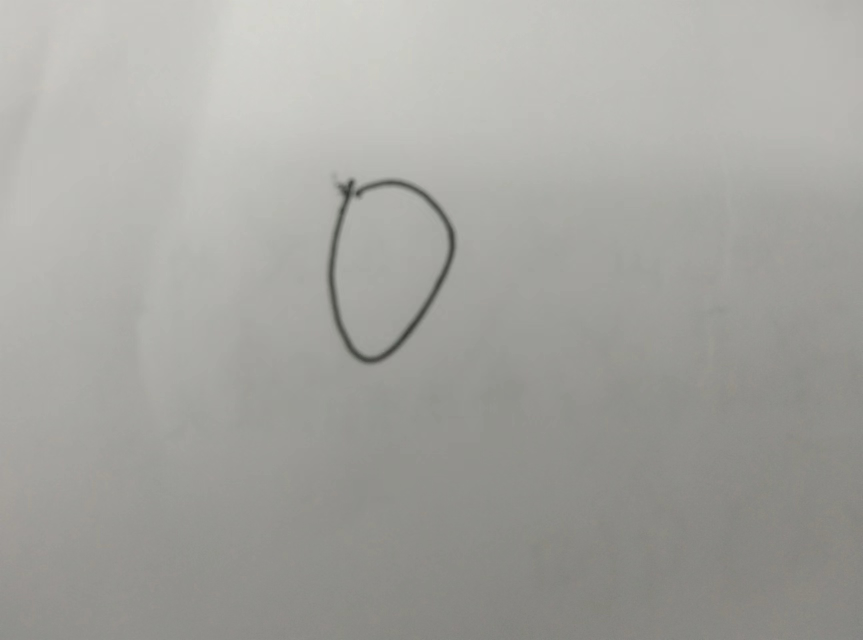
#> input picture autoaim_alpha/autoaim_alpha/olessons/multiclassification/test/0.jpg, 1726 x 1280 px (shown at 1/2 size)
$ python -i img_operation.py   (imports and definitions only)   (older library calls are emulated)
#> lines starting #> are read from the running program, lines starting #| are printed output that depends on the picture; after the words box and inside, x2 and y2 are one past the last pixel; in counts of white or black regions, pixels touching at a corner belong together
### os_op/os_operation.py
import os
from threading import Thread
from time import sleep,ctime
import time

from datetime import datetime
import gzip
from tqdm import tqdm
from typing import Optional,Union
# [14 lines left out: function regular_name, not called in this run]


def get_name(path:str='forget.txt')->str:
    a=os.path.basename(path)
    b=os.path.splitext(path)[1]
    return a[:len(a)-len(b)]


# [179 lines left out: functions copy_function, traverse, make_packs, work, multi_work, get_current_datetime and 4 more, not called in this run]

def change_ext_only(path:str,ext_new:str = '.ttt')->str:
    base,ext = os.path.splitext(path)
    return f'{base}{ext_new}'

### autoaim_alpha/autoaim_alpha/os_op/decorator.py
import time

def timing(circle_times:int = 1, if_show_total:bool = False):
    """This is a timing decorator factory
    Return:list
        If circle_times is 1, then return[ result of ori_func, elapsed_time]
        Elif circle_times bigger than 1, then return [last result of ori_func, average elapsed_time]
    """

    def decorator(func):
        # [12 lines left out: function inner, not called in this run]
        return inner
    return decorator

### img/img_operation.py
import cv2
import os
import numpy as np
from threading import Thread
from time import sleep,ctime
import random
import matplotlib.pyplot as plt
import math
import sys
sys.path.append('..')
import os_op.os_operation as oso
from os_op.decorator import *
from typing import Optional,Union
#yuv_range:
#red:152-255,v
#blue:145-255,u

PRESS_ESC=(cv2.waitKey(1) & 0xFF ==27)
#> (key Esc is pressed here)
RED_PATH='/home/liyuxuan/vscode/res/armor/armorred.png'
# [401 lines left out: functions target_find, find_armor_beta, pre_process, find_big_rec_plus, find_big_rec, draw_big_rec and 9 more, not called in this run]

###################################################################
def gray_guss(image):
    image = cv2.GaussianBlur(image, (3, 3), 0)
    gray_image = cv2.cvtColor(image, cv2.COLOR_RGB2GRAY)
    return gray_image

# [10 lines left out: function get_edgebin2, not called in this run]

def get_edgebin1(ori_img:np.ndarray)->np.ndarray:
    '''by sobel'''
    img_copy=ori_img.copy()
    img_gray=gray_guss(img_copy)
    sobel_x=cv2.Sobel(img_gray,cv2.CV_16S,1,0,ksize=3)
    sobel_y=cv2.Sobel(img_gray,cv2.CV_16S,0,1,ksize=3)
    sobel_x=cv2.convertScaleAbs(sobel_x)
    sobel_y=cv2.convertScaleAbs(sobel_y)
    img_sobel=cv2.addWeighted(sobel_x,0.5,sobel_y,0.5,0)
    img_sobel=cv2.GaussianBlur(img_sobel,(3,3),1)
    ret,img_thresh=cv2.threshold(img_sobel,0,255,cv2.THRESH_OTSU)
    img_thresh=cv2.medianBlur(img_thresh,5)
    ker_rec=cv2.getStructuringElement(cv2.MORPH_RECT,(10,10))
    img_close=cv2.morphologyEx(img_thresh,cv2.MORPH_CLOSE,ker_rec,iterations=1)

    img_edge_bin=cv2.medianBlur(img_close,5)
    return img_edge_bin
################################################################3
# [103 lines left out: functions make_edge, draw_cont, make_cont, getframe_info, readframe, readframe_pro, not called in this run]


def find_inorder(points_list:list)->list:
    for i in range(3):
        if points_list[i][0]>points_list[i+1][0]:
            points_list[i],points_list[i+1]=points_list[i+1],points_list[i]
    if points_list[0][1]<points_list[1][1]:
        points_list[0],points_list[1]=points_list[1],points_list[0]
    if points_list[2][1]<points_list[3][1]:
        points_list[2],points_list[3]=points_list[3],points_list[2]
    points_list[1],points_list[2]=points_list[2],points_list[1]
    return points_list


#1000,max3,max2 is best up to now
def make_findcont_transform(abs_path:str,out_path:str,fmt:str='png',thr_area:int=1000):
    p_list = []
    dst_point = (1000, 1000)
    img=cv2.imread(abs_path)
    img_size_yx=(img.shape[0],img.shape[1])
    img2=img.copy()
    ori_name=oso.get_name(abs_path)
    edge_bin=get_edgebin1(img)
    rec_points=[]
    conts,arrs=cv2.findContours(edge_bin,cv2.RETR_TREE,cv2.CHAIN_APPROX_NONE)
    for i in conts:
        area=cv2.contourArea(i)
        if area>thr_area:
            rec_points.append(getrec_info(i)[4])
    if len(rec_points)==0:
        wid=img_size_yx[1]
        hei=img_size_yx[0]
        x1=random.randint(0,wid//3)
        y1=random.randint(0,hei//3)
        x2=random.randint(wid-wid//3,wid-1)
        y2=random.randint(0,hei//3)
        x3=random.randint(0,wid//3)
        y3=random.randint(hei-hei//3,hei-1)
        x4=random.randint(wid-wid//3,wid-1)
        y4=random.randint(hei-hei//3,hei-1)
        p_list =[[x1,y1],[x2,y2],[x3,y3],[x4,y4]]
    elif len(rec_points)==1:

        p_list= [rec_points[0][0],rec_points[0][1],rec_points[0][3],rec_points[0][2]]
        p_list=find_inorder(p_list)
    elif len(rec_points)>1:
        area_list=[]
        for i in rec_points:
            area_list.append(cv2.contourArea(i))
        compare_list=sorted(area_list,reverse=True)
        max1=area_list.index(compare_list[0])
        max2=area_list.index(compare_list[1])
        max1=rec_points[max1]
        max2=rec_points[max2]

        if len(rec_points)>2:
            max3=area_list.index(compare_list[2])
            max3=rec_points[max3]
            fine=max3
            p_list= [fine[0],fine[1],fine[3],fine[2]]
            p_list=find_inorder(p_list)
        else:
            fine=max2
            p_list= [fine[0],fine[1],fine[3],fine[2]]
            p_list=find_inorder(p_list)
    pts1 = np.float32(p_list)
    pts2 = np.float32([[0, 0], [dst_point[0], 0], [0, dst_point[1]], [dst_point[0], dst_point[1]]])
    dst = cv2.warpPerspective(img2, cv2.getPerspectiveTransform(pts1, pts2), dst_point)
    dst=cv2.flip(dst,0)
    cv2.imwrite(os.path.join(out_path,ori_name+'trans'+'.'+fmt),dst)

# [170 lines left out: functions make_bin, add_noise_circle, add_noise_strip_toedge, trans_random_affine0, trans_random_affine1, make_rotate and 2 more, not called in this run]

##################################################################

def getrec_info(cont:np.ndarray)->tuple:
    '''
    input ori_cont,\n
    return:\n
    center_x,\n
    center_y,\n
    width,\n
    height,\n
    rec_points(its shape is same as one cont),\n
    rec_area
    '''
    ret=cv2.minAreaRect(cont)
    bo=cv2.boxPoints(ret)
    bo=np.int0(bo)
    rec_area=cv2.contourArea(bo)
    rec_area=abs(rec_area)
    return (ret[0][0],ret[0][1],ret[1][0],ret[1][1],bo,rec_area)

# [165 lines left out: functions getimg_info, pertrans, image_binary, gray_stretch, filter_area, filter_nohavechild and 6 more, not called in this run]


def set_grades(conts_list:list)->dict:
    grades_dict={i:0 for i in range(len(conts_list))}
    return grades_dict


# [602 lines left out: functions color_test, parent_test, child_test, goodshape_test, search_inner, search_outer and 12 more, not called in this run]


class PIDtrace:
    '''
    input must be np.ndarray
    input  current_vector(matrix is also ok) and dim_target\n
    output vector ,direction and size is calculated by pid
    '''
    # [85 lines left out: functions __init__, update, draw_pid_vector, check_and_change_shape, draw_time_correlated_value, draw_crosshair and 1 more, not called in this run]

############################################################IMG API FOR NETWORK###########################################

class Img:
    def __init__(self) -> None:
        pass

    class canvas:
        # [92 lines left out: functions __init__, draw_rec, show, addtxt, draw_time_correlated_value, not called in this run]


    class Check:
        def __init__(self) -> None:
            pass
        # [13 lines left out: function is_3channelimg, not called in this run]
        @classmethod
        def is_batch_contour(cls,mat_like:np.ndarray):
            return True if len(mat_like.shape)==3 else False
        @classmethod
        def is_batch_img(cls,mat_like:np.ndarray):
            return True if len(mat_like.shape)==4 else False

    # [33 lines left out: functions draw_rec, normalize, not called in this run]

    class Change:
        def __init__(self) -> None:
            pass
        # [78 lines left out: functions toimgbatch, toboxpoints, order_rec_points, compress_img, trackbar_init, not called in this run]


>>> result = make_findcont_transform('../autoaim_alpha/autoaim_alpha/olessons/multiclassification/test/0.jpg', 'out.png')
#> in make_findcont_transform, img is the input picture: shape (1280, 1726, 3); mean B, G, R 159.5, 164, 164.3
#> in get_edgebin1, `sobel_x=cv2.Sobel(img_gray,cv2.CV_16S,1,0,ksize=3)`:
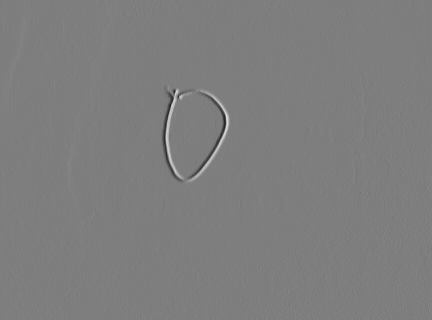
#> sobel_x: shape (1280, 1726) int16 (shown at 1/4 size); min -109, max 111, mean -0.1; drawn with min black and max white
#> in get_edgebin1, `sobel_x=cv2.convertScaleAbs(sobel_x)`:
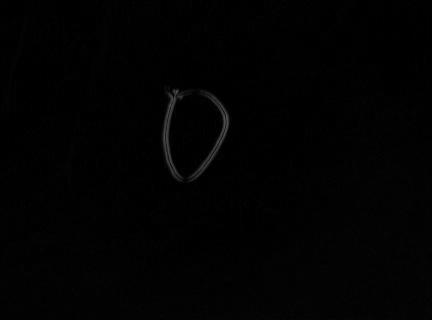
#> sobel_x: shape (1280, 1726) (shown at 1/4 size); min 0, max 111, mean 1.7
#> in get_edgebin1, `ret,img_thresh=cv2.threshold(img_sobel,0,255,cv2.THRESH_OTSU)`:
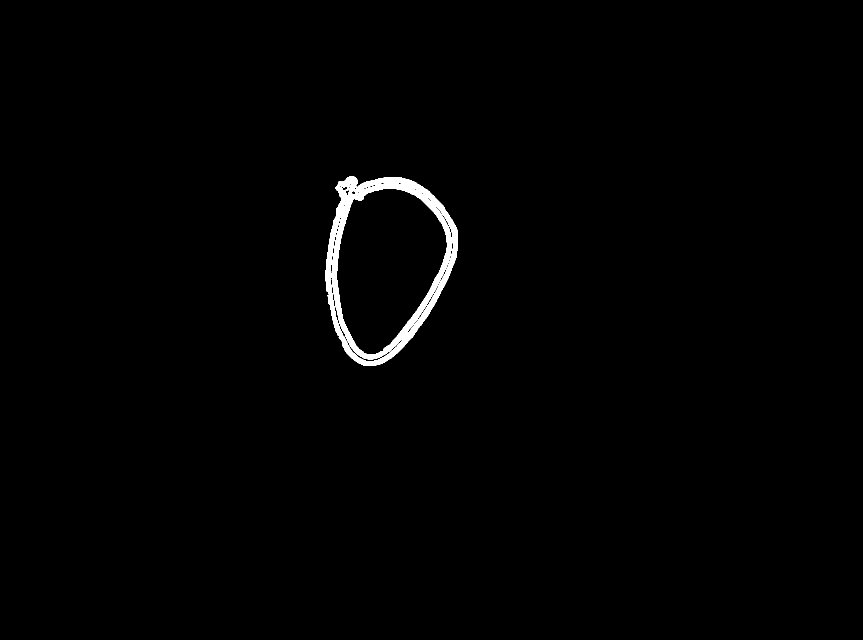
#> img_thresh: shape (1280, 1726) (shown at 1/2 size); 0.96% white; 1 white region, box (x1, y1, x2, y2) and area: (651, 353, 916, 732) 21103
#> in get_edgebin1, `ret,img_thresh=cv2.threshold(img_sobel,0,255,cv2.THRESH_OTSU)`: ret = 18
#> in get_edgebin1, `img_close=cv2.morphologyEx(img_thresh,cv2.MORPH_CLOSE,ker_rec,iteratio..`:
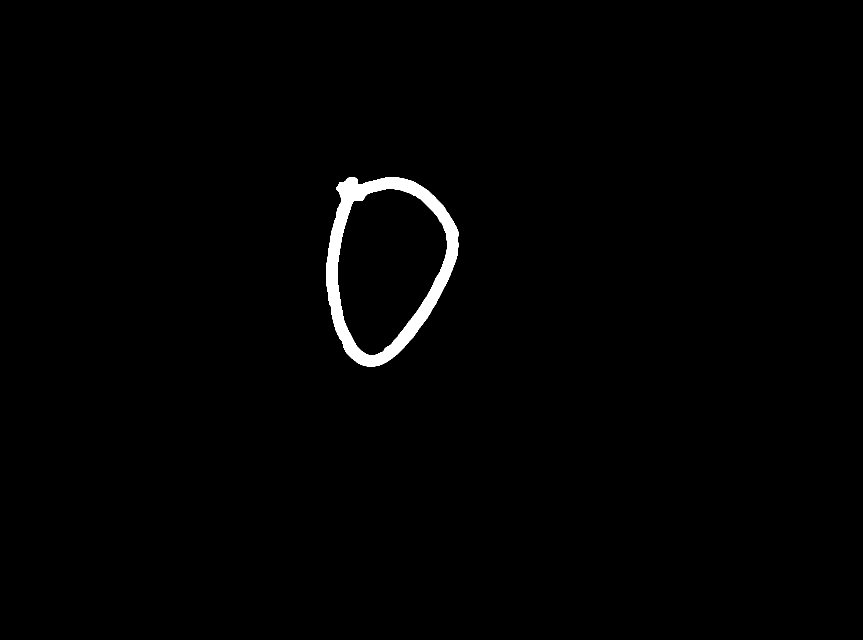
#> img_close: shape (1280, 1726) (shown at 1/2 size); 1% white; 1 white region, box (x1, y1, x2, y2) and area: (652, 354, 917, 733) 23044
#> in make_findcont_transform, `conts,arrs=cv2.findContours(edge_bin,cv2.RETR_TREE,cv2.CHAIN_APPROX_NO..`: conts = 2 contours; box (x1, y1, x2, y2) and area: (652, 354, 917, 733) 74705, (674, 377, 896, 711) 52531; arrs = [[-1, -1, 1, -1], [-1, -1, -1, 0]]
#> the loop in make_findcont_transform, `for i in conts:` made 2 passes
#> (area, ret in getrec_info, bo in getrec_info, rec_area in getrec_info) on passes 1 to 2: (74705, ((780, 545.4), (382.2, 257.1), -82.73), [[883, 751], [628, 718], [676, 339], [931, 372]], 98229), (52531, ((770.7, 545.1), (335, 211.3), -73.07), [[822, 736], [620, 674], [718, 354], [920, 415]], 70768)
#> after the loop in make_findcont_transform, `for i in conts:`: rec_points = [[[883, 751], [628, 718], [676, 339], [931, 372]], [[822, 736], [620, 674], [718, 354], [920, 415]]]
#> the loop in make_findcont_transform, `for i in rec_points:` made 2 passes
#> i on passes 1 to 2: [[883, 751], [628, 718], [676, 339], [931, 372]], [[822, 736], [620, 674], [718, 354], [920, 415]]
#> after the loop in make_findcont_transform, `for i in rec_points:`: area_list = [98229, 70768]
#> in make_findcont_transform, `max1=area_list.index(compare_list[0])`: max1 = 0
#> in make_findcont_transform, `max2=area_list.index(compare_list[1])`: max2 = 1
#> in make_findcont_transform, `max1=rec_points[max1]`: max1 = [[883, 751], [628, 718], [676, 339], [931, 372]]
#> in make_findcont_transform, `max2=rec_points[max2]`: max2 = [[822, 736], [620, 674], [718, 354], [920, 415]]
#> in make_findcont_transform, `p_list= [fine[0],fine[1],fine[3],fine[2]]`: p_list = [[822, 736], [620, 674], [920, 415], [718, 354]]
#> after the loop in find_inorder, `for i in range(3):`: points_list = [[620, 674], [822, 736], [718, 354], [920, 415]]
#> in make_findcont_transform, `p_list=find_inorder(p_list)`: p_list = [[822, 736], [920, 415], [620, 674], [718, 354]]
#> in make_findcont_transform, `dst = cv2.warpPerspective(img2, cv2.getPerspectiveTransform(pts1, pts2..`:
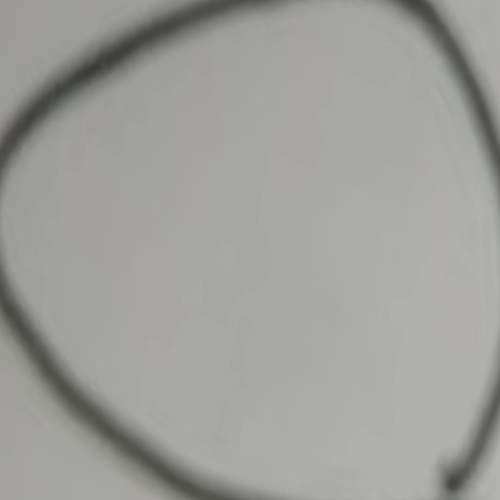
#> dst: shape (1000, 1000, 3) (shown at 1/2 size); mean B, G, R 154.3, 159.1, 158.5
#> in make_findcont_transform, `dst=cv2.flip(dst,0)`:
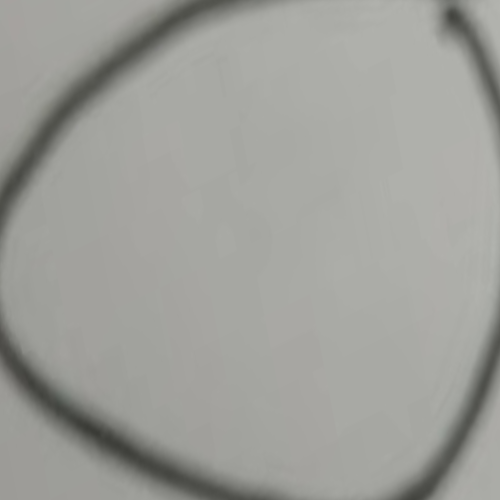
#> dst: shape (1000, 1000, 3) (shown at 1/2 size); mean B, G, R 154.3, 159.1, 158.5

$ run again, on autoaim_alpha/autoaim_alpha/olessons/multiclassification/test/1.jpg
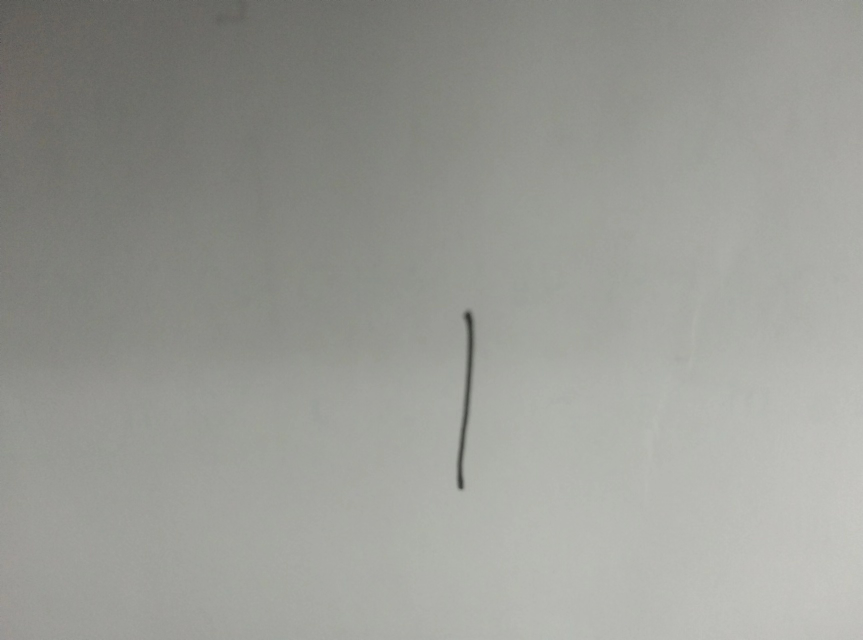
#> input picture autoaim_alpha/autoaim_alpha/olessons/multiclassification/test/1.jpg, 1726 x 1280 px (shown at 1/2 size)
#> in make_findcont_transform, img is the input picture: shape (1280, 1726, 3); mean B, G, R 148.9, 154.3, 153.3
#> in get_edgebin1, `ret,img_thresh=cv2.threshold(img_sobel,0,255,cv2.THRESH_OTSU)`:
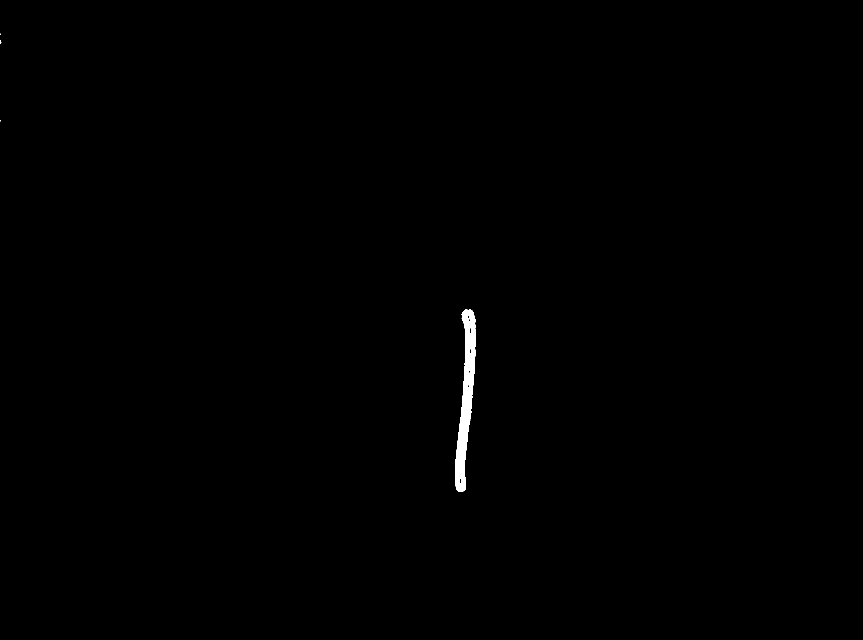
#> img_thresh: shape (1280, 1726) (shown at 1/2 size); 0.32% white; 5 white regions (4 under 20 px), largest, box (x1, y1, x2, y2) and area: (910, 618, 952, 984) 6978
#> in get_edgebin1, `ret,img_thresh=cv2.threshold(img_sobel,0,255,cv2.THRESH_OTSU)`: ret = 20
#> img_close: shape (1280, 1726); 0.33% white; 2 white regions (1 under 20 px), largest, box (x1, y1, x2, y2) and area: (911, 619, 953, 985) 7284
#> img_edge_bin: shape (1280, 1726); 0.33% white; 2 white regions (1 under 20 px)
#> conts = 2 contours, 1 with area under 20; largest, box (x1, y1, x2, y2) and area: (911, 620, 953, 985) 6908; arrs = [[1, -1, -1, -1], [-1, 0, -1, -1]]
#> the loop in make_findcont_transform, `for i in conts:` made 2 passes
#> (area, ret in getrec_info, bo in getrec_info, rec_area in getrec_info) on pass 1: (6907.5, ((931.8, 802.1), (364.6, 29.99), -87.32), [[938, 984], [908, 983], [925, 619], [955, 620]], 10937)
#> after the loop in make_findcont_transform, `for i in conts:`: rec_points = [[[938, 984], [908, 983], [925, 619], [955, 620]]]
#> in make_findcont_transform, `p_list= [rec_points[0][0],rec_points[0][1],rec_points[0][3],rec_points..`: p_list = [[938, 984], [908, 983], [955, 620], [925, 619]]
#> after the loop in find_inorder, `for i in range(3):`: points_list = [[908, 983], [938, 984], [925, 619], [955, 620]]
#> in make_findcont_transform, `p_list=find_inorder(p_list)`: p_list = [[938, 984], [955, 620], [908, 983], [925, 619]]
#> in make_findcont_transform, `dst=cv2.flip(dst,0)`:
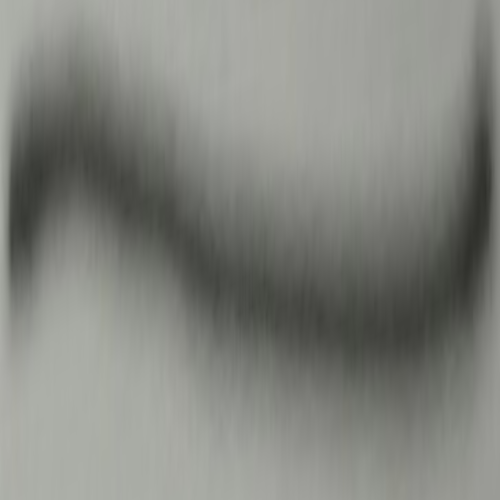
#> dst: shape (1000, 1000, 3) (shown at 1/2 size); mean B, G, R 126.8, 132.6, 130.8
